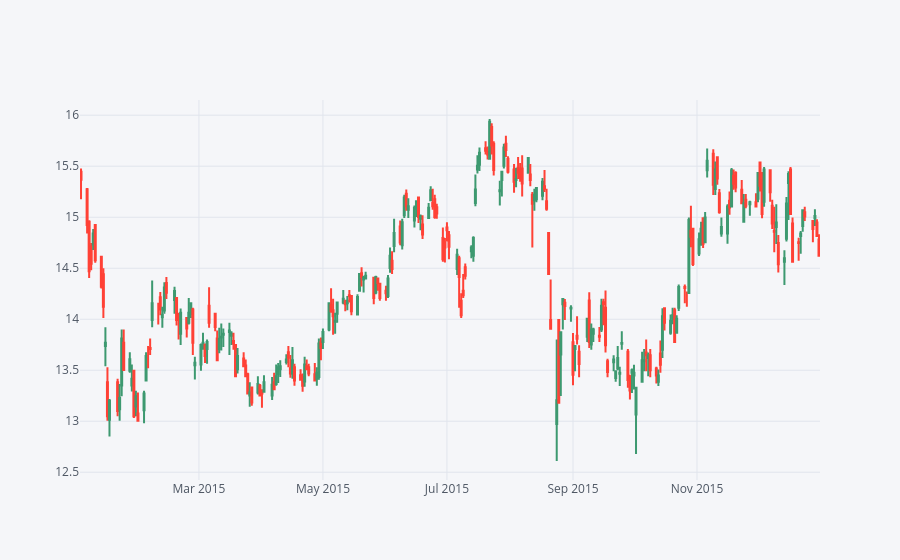

Notebook cell for this chart:
### Code cell
BAC_sorted = BAC.sort_index()

slice_BAC = BAC_sorted[["Open", "High", "Low", "Close"]]["2015-01-01":"2016-01-01"]

slice_BAC.iplot(kind="candle")

### Figure 1 — Plotly figure (JSON) as saved in the notebook; plotly's stock layout.template omitted (floating-point values rounded to 4 significant figures; data arrays with more than 128 entries replaced by an {"elided": "..."} marker saying what was removed)
{"data": [{"close": {"elided": "252 float values"}, "high": {"elided": "252 float values"}, "low": {"elided": "252 float values"}, "open": {"elided": "252 float values"}, "showlegend": false, "type": "candlestick", "x": {"elided": "252 str values"}, "yaxis": "y2"}], "layout": {"legend": {"bgcolor": "#F5F6F9", "font": {"color": "#4D5663"}}, "paper_bgcolor": "#F5F6F9", "plot_bgcolor": "#F5F6F9", "title": {"font": {"color": "#4D5663"}}, "xaxis": {"gridcolor": "#E1E5ED", "rangeslider": {"visible": false}, "showgrid": true, "tickfont": {"color": "#4D5663"}, "title": {"font": {"color": "#4D5663"}, "text": ""}, "zerolinecolor": "#E1E5ED"}, "yaxis": {"gridcolor": "#E1E5ED", "showgrid": true, "showticklabels": false, "tickfont": {"color": "#4D5663"}, "title": {"font": {"color": "#4D5663"}, "text": ""}, "zerolinecolor": "#E1E5ED"}, "yaxis2": {"gridcolor": "#E1E5ED", "showgrid": true, "tickfont": {"color": "#4D5663"}, "title": {"font": {"color": "#4D5663"}, "text": ""}, "zerolinecolor": "#E1E5ED"}}}
